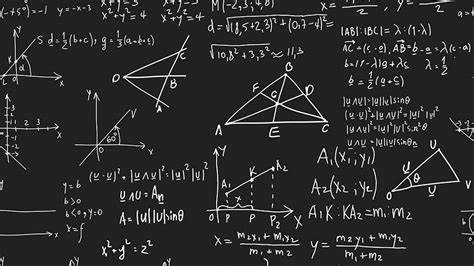
#> input picture src/lib/libraries/extensions/rcute/extBG.jpeg, 474 x 266 px
$ python makeExt.py
#> lines starting #> are read from the running program, lines starting #| are printed output that depends on the picture
import  rcute_cozmars.util as util
import numpy as np
import cv2
o=cv2.imread('./extBG.jpeg')
#> o is the input picture: shape (266, 474, 3); mean B, G, R 44.7, 43.7, 45.7
o=cv2.resize(o,(600,372))
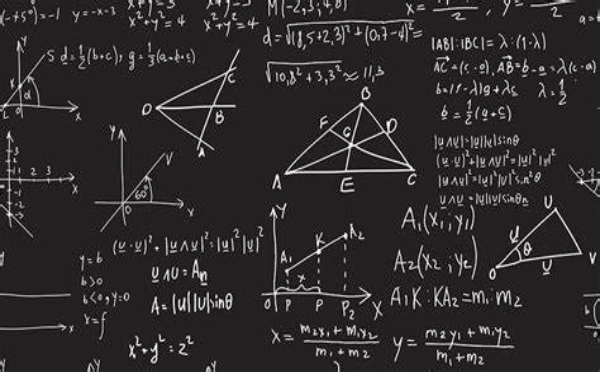
#> o: shape (372, 600, 3); mean B, G, R 44.6, 43.7, 45.6
on=cv2.bitwise_not(o)
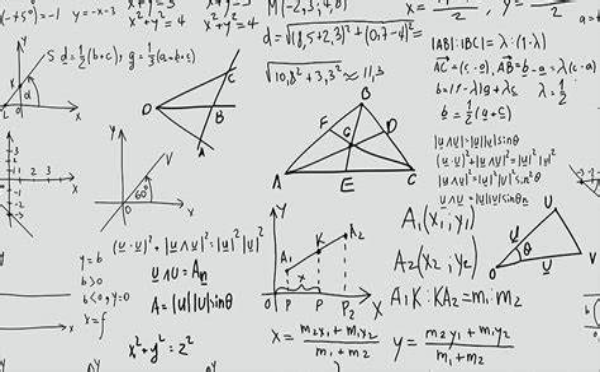
#> on: shape (372, 600, 3); mean B, G, R 210.4, 211.3, 209.4
i=cv2.imread('./eye.png',cv2.IMREAD_UNCHANGED)
#> (the run stopped early here; a loop or call above may not have finished)
